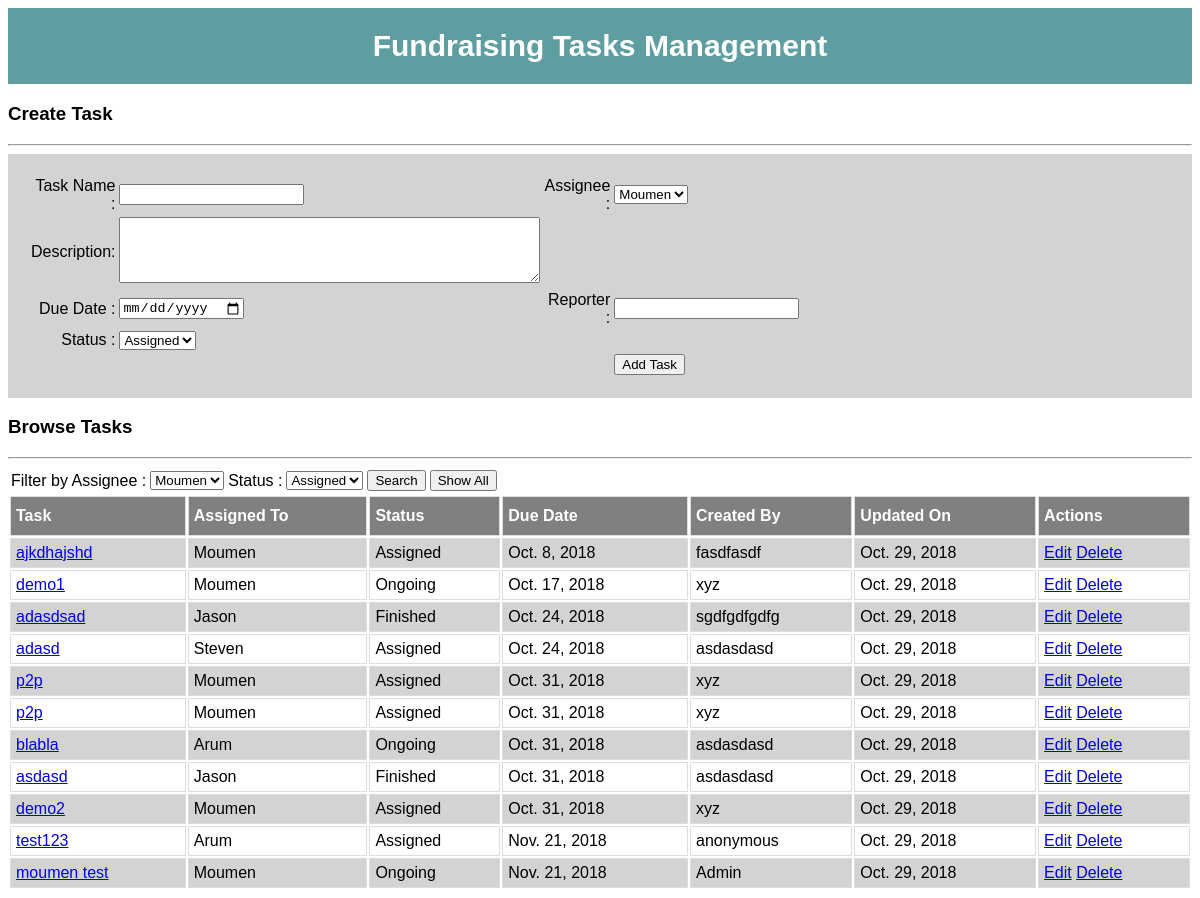
The page / on the database its author committed.
### tasksapp/models.py (models this page shows)
class Task(models.Model):
	name = models.CharField(max_length=100)
	description = models.CharField(max_length=300, default='No Description Available')
	assignee =  models.CharField(max_length=20)
	duedate = models.DateField()
	reporter =  models.CharField(max_length=30)
	status =  models.CharField(max_length=20)
	updatedate = models.DateField(auto_now_add=True)
	class Meta:
		db_table = "tasksdb"

### tasksapp/views.py (the view, shortened to what this page needs)
# urls.py: path('', views.index, name='hello'),
def index(request):
	if request.method == 'GET':
		objects = Task.objects.all().order_by('duedate')
		return render(request, "index.html", {'tasks':objects})

### tasksapp/templates/index.html (shortened to what this page needs)
<!DOCTYPE html>
<html>
  <head>
  </head>
  <body>
    <header>
       <h1>Fundraising Tasks Management</h1>
    </header>
    <h3>Create Task</h3><hr/>
    <div class="container">
      <form action="/" method="post" >
        <table width="50%">
          <tr>
            <td style="text-align: right;">Task Name :</td>
            <td><input name="task" type="text" maxlength="100" /></td>
            <td style="text-align: right;">Assignee :</td>
            <td>
              <select name="assignee">
                <option value="Moumen">Moumen</option>
              </select>
            </td>
          </tr>
          <tr>
            <td style="text-align: right;">Description: </td>
            <td>
            <textarea rows="4" cols="50" name="desc">
            </textarea></td>
          </tr>
          <tr>
            <td style="text-align: right;">Due Date :</td>
            <td><input name="duedate" type="date" /></td>
            <td style="text-align: right;">Reporter :</td>
            <td><input name="reporter" type="text" maxlength="30" /></td>
          </tr>
          <tr>
            <td style="text-align: right;">Status :</td>
            <td>
              <select name="status">
                <option value="Assigned">Assigned</option>
              </select>
            </td>
          </tr>
          <tr><td/><td/><td/><td><button type="submit">Add Task</button></td></tr>
        </table>
      </form>
    </div>
    <h3>Browse Tasks</h3><hr/>
    <table>
      <tr>
        <td style="text-align: right;">Filter by Assignee :</td>
        <td>
            <select name="assignee">
              <option value="Moumen">Moumen</option>
            </select>
        </td>
        <td style="text-align: right;">Status :</td>
            <td>
              <select name="status">
                <option value="Assigned">Assigned</option>
              </select>
            </td>
        <td><button type="submit">Search</button></td>
        <td><button type="submit" >Show All</button></td>
        </tr>
    </table>
    <table id="tasks">
      <tr>
        <th>Task</th>
        <th>Assigned To</th>
        <th>Status</th>
        <th>Due Date</th>
        <th>Created By</th>
        <th>Updated On</th>
        <th>Actions</th>
      </tr>
      {% for task in tasks %}
        <tr>
          <td><a href="#" target="_self" onClick="showDesc('{{task.description}}', '{{task.name}}')">{{task.name}}</a></th>
          <td>{{task.assignee}}</td>
          <td>{{task.status}}</td>
          <td>{{task.duedate}}</td>
          <td>{{task.reporter}}</td>
          <td>{{task.updatedate}}</td>
          <td>
            <a href="#">Edit</a>
            <a href="#">Delete</a>
          </td>
        </tr>
    {% endfor %}
    </table>
  </body>
</html>

### tasksapp/templates/index.html (style rules this page uses)
body { font-family: Arial, Helvetica, sans-serif; }
header { background-color: CadetBlue; padding: 1px; text-align: center; font-size: 15px; color: white; }
.container { background-color: lightgrey; padding: 20px; }
#tasks { font-family: "Trebuchet MS", Arial, Helvetica, sans-serif; width: 100%; }
#tasks td, #tasks th { border: 1px solid #ddd; padding: 5px; }
#tasks tr:nth-child(even) { background-color: lightgrey; }
#tasks th { padding-top: 10px; padding-bottom: 10px; text-align: left; background-color: grey; color: white; }

### rows shown on the page
Task: name "ajkdhajshd", assignee "Moumen", status "Assigned", duedate "Oct. 8, 2018", reporter "fasdfasdf", updatedate "Oct. 29, 2018"
Task: name "demo1", assignee "Moumen", status "Ongoing", duedate "Oct. 17, 2018", reporter "xyz", updatedate "Oct. 29, 2018"
Task: name "adasdsad", assignee "Jason", status "Finished", duedate "Oct. 24, 2018", reporter "sgdfgdfgdfg", updatedate "Oct. 29, 2018"
Task: name "adasd", assignee "Steven", status "Assigned", duedate "Oct. 24, 2018", reporter "asdasdasd", updatedate "Oct. 29, 2018"
Task: name "p2p", assignee "Moumen", status "Assigned", duedate "Oct. 31, 2018", reporter "xyz", updatedate "Oct. 29, 2018"
Task: name "p2p", assignee "Moumen", status "Assigned", duedate "Oct. 31, 2018", reporter "xyz", updatedate "Oct. 29, 2018"
Task: name "blabla", assignee "Arum", status "Ongoing", duedate "Oct. 31, 2018", reporter "asdasdasd", updatedate "Oct. 29, 2018"
Task: name "asdasd", assignee "Jason", status "Finished", duedate "Oct. 31, 2018", reporter "asdasdasd", updatedate "Oct. 29, 2018"
Task: name "demo2", assignee "Moumen", status "Assigned", duedate "Oct. 31, 2018", reporter "xyz", updatedate "Oct. 29, 2018"
Task: name "test123", assignee "Arum", status "Assigned", duedate "Nov. 21, 2018", reporter "anonymous", updatedate "Oct. 29, 2018"
Task: name "moumen test", assignee "Moumen", status "Ongoing", duedate "Nov. 21, 2018", reporter "Admin", updatedate "Oct. 29, 2018"
